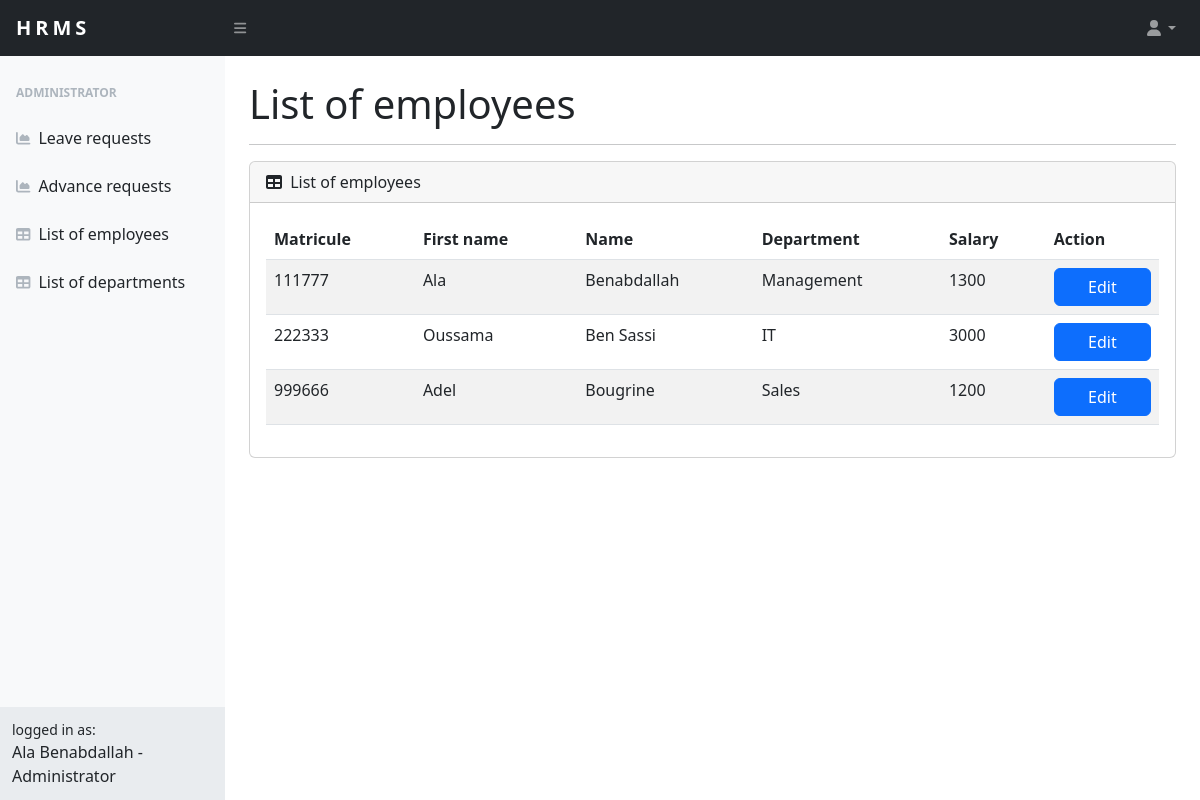
The page /admin/list_employees (signed in) on the database its author committed.
### src/models.py (models this page shows, shortened)
class User(UserMixin,db.Model):
    matricule = db.Column(db.Integer,db.ForeignKey('matricules.matricule'),primary_key=True) #cle etranger
    first_name = db.Column(db.String(20))
    last_name = db.Column(db.String(20))
    email = db.Column(db.String(100), unique=True)
    password = db.Column(db.String(100))
    dep_name = db.Column(db.Integer,db.ForeignKey('departements.name')) #cle etranger
    address = db.Column(db.String(100))
    phone = db.Column(db.Integer)
    salaire = db.Column(db.Integer)
    is_admin = db.Column(db.Boolean,db.ForeignKey('matricules.is_admin'))

### src/admin/routes.py (the view)
@admin.route("/list_employees",methods=['POST','GET'])
@login_required
def list_employees():
    result = AdminOnly()
    if result == False:
        return redirect(url_for('home.home'))
    if request.method == 'POST':
        return redirect(url_for('admin.edit_employee',matricule=request.form["matricule"]))
    fullname,role = fullname_role()
    users = User.query.all()
    list_users = []
    for user in users:
        list_users.append({"matricule":user.matricule,"firstname":user.first_name,"lastname":user.last_name,"dep":user.dep_name,"salary":user.salaire})
    return render_template('admin/list_employees.html',list_users = list_users,fullname = fullname,role=role)

### src/admin/modules.py (called while the page is built)
def AdminOnly():
    matricule = current_user.matricule
    user = Matricules.query.filter_by(matricule=matricule).first()
    if user.is_admin == 0:
        flash("Administrative access only")
    return True if user.is_admin == 1 else False

def fullname_role():
    fullname = current_user.first_name + " " + current_user.last_name
    user = Matricules.query.filter_by(matricule=current_user.matricule).first()
    is_admin = 'Administrator' if user.is_admin == 1 else 'Employee'
    return (fullname,is_admin)

### src/app.py (called while the page is built)
@login_manager.user_loader
def load_user(user_id):
    return User.query.get(int(user_id))

### src/templates/admin/list_employees.html (shortened to what this page needs)
{% extends "base.html" %}
{% block content %}
<div id="layoutSidenav_content">
    <main>
        <div class="container-fluid px-4">
<h1 class="mt-4">List of employees</h1><hr>
<div class="card mb-4">
    <div class="card-header">
        <i class="fas fa-table me-1"></i>
        List of employees
    </div>
    <div class="card-body">
        <table class="table table-striped">
            <thead>
              <tr>
                <th scope="col">Matricule</th>
                <th scope="col">First name</th>
                <th scope="col">Name</th>
                <th scope="col">Department</th>
                <th scope="col">Salary</th>
                <th scope="col">Action</th>
              </tr>
            </thead>
            <tbody>
              {% for user in list_users %}
              <form action="#" method="POST">
                  <tr>
                      <td><input type="hidden" name="matricule" value="{{ user['matricule'] }}"/>{{ user['matricule'] }}</td>
                      <td>{{ user['firstname'] }}</td>
                      <td>{{ user['lastname'] }}</td>
                      <td>{{ user['dep'] }}</td>
                      <td>{{ user['salary'] }}</td>
                      <td><input name="Edit" type="submit" value="Edit" class="btn btn-primary" style="width:100%"/></td>
                  </tr>
              </form>
              {% endfor %}
          </tbody>
          </table>
    </div>
</div>
</div>
</main>
{% endblock content %}

### src/templates/base.html (shortened to what this page needs)
<!DOCTYPE html>
<html lang="en">
    <head>
        <link href="https://cdn.jsdelivr.net/npm/simple-datatables@7.1.2/dist/style.min.css" rel="stylesheet" />
        <link href="/static/css/styles.css" rel="stylesheet" />
    </head>
    <body class="sb-nav-fixed">
        <nav class="sb-topnav navbar navbar-expand navbar-dark bg-dark">
            <a class="navbar-brand ps-3" href="{{url_for('home.home')}}" style="letter-spacing: 4px;"><b>HRMS</b></a>
            <button class="btn btn-link btn-sm order-1 order-lg-0 me-4 me-lg-0" id="sidebarToggle" href="#!"><i class="fas fa-bars"></i></button>
            <ul class="navbar-nav d-none d-md-inline-block form-inline ms-auto me-0 me-md-3 my-2 my-md-0">
                <li class="nav-item dropdown">
                    <a class="nav-link dropdown-toggle" id="navbarDropdown" href="#" role="button" data-bs-toggle="dropdown" aria-expanded="false"><i class="fas fa-user fa-fw"></i></a>
                </li>
            </ul>
        </nav>
        <div id="layoutSidenav">
            <div id="layoutSidenav_nav">
                <nav class="sb-sidenav accordion sb-sidenav-light" id="sidenavAccordion">
                    <div class="sb-sidenav-menu">
                        <div class="nav">
                            {% if current_user.is_admin == 0: %}
                                <div class="sb-sidenav-menu-heading"><b>Employee</b></div>
                                <a class="nav-link" href="{{url_for('user.request_leave')}}">
                                    <div class="sb-nav-link-icon"><i class="fas fa-tachometer-alt"></i></div>
                                    Leave request
                                </a>
                                <a class="nav-link" href="{{url_for('user.request_advance')}}">
                                    <div class="sb-nav-link-icon"><i class="fas fa-tachometer-alt"></i></div>
                                    Salary advance request
                                </a>
                                <a class="nav-link" href="{{url_for('user.follow_up')}}">
                                    <div class="sb-nav-link-icon"><i class="fas fa-tachometer-alt"></i></div>
                                    Follow-up of your requests
                                </a>
                            {% else: %}
                                <div class="sb-sidenav-menu-heading"><b>Administrator</b></div>
                                <a class="nav-link" href="{{url_for('admin.manage_leave')}}">
                                    <div class="sb-nav-link-icon"><i class="fas fa-chart-area"></i></div>
                                    Leave requests
                                </a>
                                <a class="nav-link" href="{{url_for('admin.manage_advances')}}">
                                    <div class="sb-nav-link-icon"><i class="fas fa-chart-area"></i></div>
                                    Advance requests
                                </a>
                                <a class="nav-link" href="{{url_for('admin.list_employees')}}">
                                    <div class="sb-nav-link-icon"><i class="fas fa-table"></i></div>
                                    List of employees
                                </a>
                                <a class="nav-link" href="{{url_for('admin.list_dep')}}">
                                    <div class="sb-nav-link-icon"><i class="fas fa-table"></i></div>
                                    List of departments
                                </a>
                            {% endif %}
                        </div>
                    </div>
                    <div class="sb-sidenav-footer">
                        <div class="small">logged in as:</div>
                        {{ fullname }} - {{ role }}
                    </div>
                </nav>
            </div>
        {% block content %}{% endblock content %}
    </body>
</html>

### rows shown on the page
User: matricule "111777", firstname "Ala", lastname "Benabdallah", dep "Management", salary "1300"
User: matricule "222333", firstname "Oussama", lastname "Ben Sassi", dep "IT", salary "3000"
User: matricule "999666", firstname "Adel", lastname "Bougrine", dep "Sales", salary "1200"

### other values the page prints
{{ fullname }} "Ala Benabdallah"
{{ role }} "Administrator"
